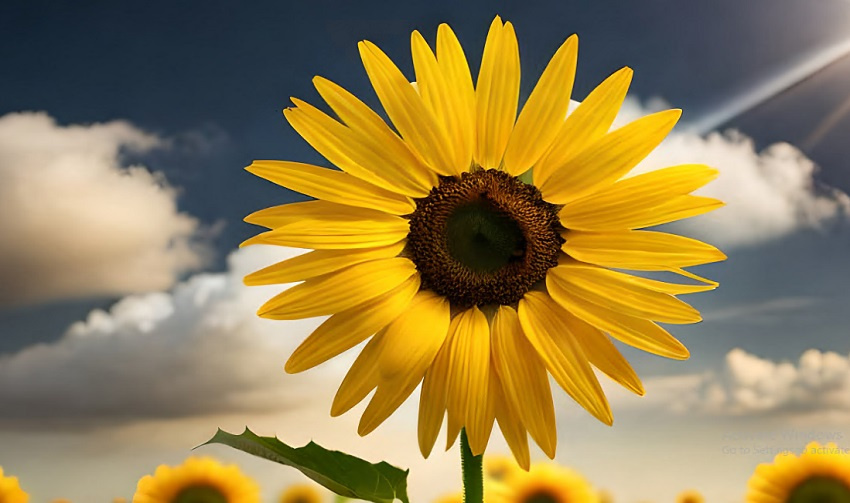
#> input picture Color Modification of Images Using OpenCV/input.jpg, 850 x 503 px
$ jupyter execute 'Color Modification.ipynb'
#> lines starting #> are read from the running program, lines starting #| are printed output that depends on the picture; after the words box and inside, x2 and y2 are one past the last pixel; in counts of white or black regions, pixels touching at a corner belong together
[cell 1]
import cv2
import numpy as np

image = cv2.imread('input.jpg')
#> image is the input picture: shape (503, 850, 3); mean B, G, R 79.2, 129, 149.5
lower_yellow = np.array([4, 120, 120], dtype=np.uint8)
upper_yellow = np.array([30, 255, 255], dtype=np.uint8)
yellow_mask = cv2.inRange(cv2.cvtColor(image, cv2.COLOR_BGR2HSV), lower_yellow, upper_yellow)
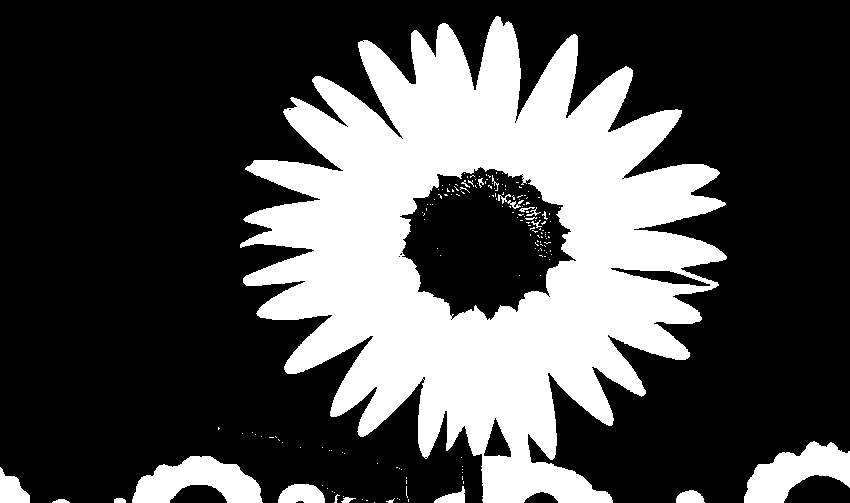
#> yellow_mask: shape (503, 850); 30.3% white; 170 white regions (150 under 20 px), largest, box (x1, y1, x2, y2) and area: (240, 16, 727, 503) 119078, (132, 456, 263, 503) 3793, (744, 441, 850, 503) 3635
image[np.where(yellow_mask != 0)] = [0, 0, 150]
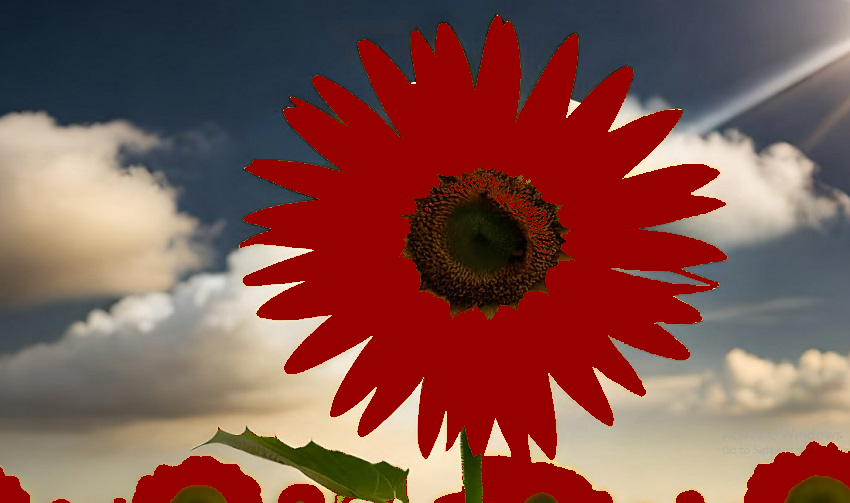
#> image: shape (503, 850, 3); mean B, G, R 74.9, 81.7, 129.8
cv2.imshow('output', image)
cv2.waitKey()
cv2.imwrite('flowerred.jpg',image)
#> Out = True
